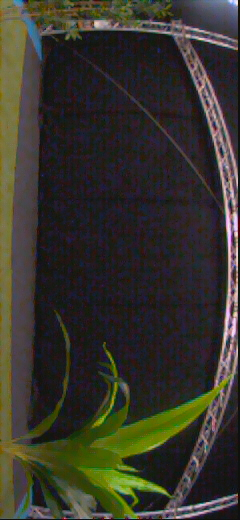
#> input picture DEVELOPMENT/downloads from drone/20260313-100130/131663663.jpg, 240 x 520 px; its folder holds only this picture in this run
$ python using_model.py
#> lines starting #> are read from the running program, lines starting #| are printed output that depends on the picture; after the words box and inside, x2 and y2 are one past the last pixel; in counts of white or black regions, pixels touching at a corner belong together
### DEVELOPMENT/Python/ground detection/colored_blob_separator.py
import numpy as np
import cv2

import solidity_detection as sdd

def isolate_ground_blob(binary_img: np.ndarray, blob_area_threshold=1000):
    """
    Having a mask of black and white pixels, determine all the
    contiguous blobs of white pixels and give each of them a label.
    """

    result = cv2.connectedComponentsWithStats(binary_img.astype(np.uint8), connectivity=8)
    totalLabels, labeled_img, values, _ = result

    # values: rows = 1, 2, 3... for each label
    # row:    [pos left, pos top, box width, box height, area]

    indices = np.asarray(range(totalLabels))
    values = np.block([
        values, indices.reshape([-1, 1])
    ])

    # don't consider the background (index = 0)
    remaining_blob_indices = []
    for blob_label in indices[1:]:

        blob_area       = values[blob_label, 4]
        blob_width      = values[blob_label, 3] # width in an absolute sense, which means
        single_blob_img = labeled_img.copy()

        single_blob_img[single_blob_img != blob_label] = 0

        # filter out blobs smaller than blob_area_threshold pixels
        if blob_area < blob_area_threshold:
            labeled_img[labeled_img == blob_label] = 0
            continue

        # filter out "unsmooth" blobs
        elif not sdd.is_smooth_blob(single_blob_img, blob_area, blob_width):
            labeled_img[labeled_img == blob_label] = 0
            continue

        remaining_blob_indices.append(blob_label)

    # set largest blobs to white (max value)
    labeled_img[labeled_img != 0] = 255

    return labeled_img


def fill_holes(binary_img: np.ndarray):
    """
    Fill spots of zeros inside the binary white ground blob
    """
    # Find all contours (external + holes)
    binary_img = binary_img.astype(np.uint8)
    contours, hierarchy = cv2.findContours(binary_img, cv2.RETR_CCOMP, cv2.CHAIN_APPROX_SIMPLE)

    filled = binary_img.copy()
    if hierarchy is not None:
        for i, h in enumerate(hierarchy[0]):
            # h[3] != -1 means it has a parent → it's a hole (inner contour)
            if h[3] != -1:
                cv2.drawContours(filled, contours, i, 255, thickness=cv2.FILLED)

    return np.asarray(filled)


# [52 lines that do not run on import are left out]

### DEVELOPMENT/Python/ground detection/solidity_detection.py
import numpy as np
import cv2
"""
useless
"""
# [41 lines left out: function is_smooth_blob_old, not called in this run]


def is_smooth_blob(single_blob_mask: np.ndarray,
                                        area: float,
                                        bounding_box_width: int) -> bool:
    """
    Returns True if the blob in the mask is smooth (likely ground),
    False if it is spiky/irregular (likely plant).
    Uses only basic array operations — easy to port to C.

    Args:
        mask: binary image (uint8, 0 or 255) containing *ONE* blob
        area: blob area
        bb_width: bounding box WIDTH (from roof to ground)
        bb_height: bounding box HEIGHT (from left to right)

    NOTE:
        bb width and height are assumed in an absolute sense.
        If the image is rotated, like the ones produced by the Bebop,
        the width and height will be swapped.
    """

    # get a mask to identify the current blob (using the label)
    pixels = (single_blob_mask != 0)

    # pad image by 1 pixel
    padded = np.pad(pixels, 1, mode='constant', constant_values=0)

    perimeter = blob_perimeter(padded_binary_img=padded)

    # compute AVERAGE HEIGHT (per-column) of blob + equivalent rectangle perimeter
    average_height = compute_average_blob_height(area, bounding_box_width)
    equivalent_rectangle_perimeter = 2 * (average_height + bounding_box_width)

    # compute fractal dimension of blob
    fractal_dim = compute_fractal_dimension(padded)

    threshold_perimeter     = 2
    threshold_fractal_dim   = 1.3
    if perimeter / equivalent_rectangle_perimeter < threshold_perimeter \
                                  or fractal_dim < threshold_fractal_dim:
        return True

    return False


def compute_average_blob_height(blob_area: float,
                                bounding_box_width: int):
    """
    Computes the average blob height, considering an image rotated with the groun on the left (-90° rotation).
    Therefore, the blob height corresponds to the column-wise span of the image.
    Moreover, this assumes the image contains ONE single blob.
    """

    # reduce the image size to fit the blob perfectly.
    avg_height = blob_area // bounding_box_width

    return avg_height


def blob_perimeter(padded_binary_img: np.ndarray):#
    """
    Compute perimeter of a binary blob of pixels using vectorized NumPy operations.
    This assumes ONE blob per image.
    """

    perimeter = np.sum(padded_binary_img[:,1:] != padded_binary_img[:,:-1]) + \
                np.sum(padded_binary_img[1:,:] != padded_binary_img[:-1,:])

    return perimeter


# [71 lines left out: functions convex_hull_area_fast, convex_hull_area, not called in this run]


def get_blob_edge(padded_binary_img: np.ndarray):

    edge1 = (padded_binary_img[:,1:] != padded_binary_img[:,:-1])
    edge1 = np.hstack([edge1, np.zeros((edge1.shape[0], 1), dtype=edge1.dtype)])

    edge2 = (padded_binary_img[1:,:] != padded_binary_img[:-1,:])
    edge2 = np.vstack([edge2, np.zeros((1, edge2.shape[1]), dtype=edge2.dtype)])

    return edge1 | edge2


def compute_fractal_dimension(binary_img: np.ndarray):

    # get only the blob's edge pixels
    img = get_blob_edge((binary_img > 0).astype(np.uint8))

    # box sizes as powers of 2
    min_dim = min(img.shape)
    scales  = [2**i for i in range(1, int(np.log2(min_dim)))]

    eps   = []
    boxes = []

    for s in scales:
        # tile the image with boxes of size s×s, count non-empty ones
        trimmed_h = (img.shape[0] // s) * s
        trimmed_w = (img.shape[1] // s) * s
        trimmed   = img[:trimmed_h, :trimmed_w]

        # reshape into s×s blocks and check if any pixel is set
        blocks = trimmed.reshape(trimmed_h // s, s, trimmed_w // s, s)
        count  = np.any(blocks, axis=(1, 3)).sum()

        eps.append(s)
        boxes.append(count)

    eps_axis  = np.log(eps)
    box_axis  = np.log(boxes)

    coeff = np.polyfit(eps_axis, box_axis, 1)
    return -coeff[0]  # slope is negative, so negate to get positive dimension


# [50 lines that do not run on import are left out]

### DEVELOPMENT/Python/ground detection/using_model.py
import cv2
import numpy as np
import os
import matplotlib.pyplot as plt
from scipy.ndimage import median_filter
import random
from glob import glob

def find_ground_boundary(mask_rotated, min_ground_pixels=5, max_gap=10, smooth_kernel=5):
    image_height = mask_rotated.shape[1]
    n_rows = mask_rotated.shape[0]
    boundary_rows = np.full(n_rows, image_height, dtype=int)

    for idx, row in enumerate(mask_rotated):
        green_pos = np.where(row > 0)[0]

        if green_pos.size == 0:
            continue

        ground_valid = np.sum(row[-min_ground_pixels:] > 0) >= min_ground_pixels

        if not ground_valid:
            diffs = np.diff(green_pos)
            runs = np.split(green_pos, np.where(diffs > 1)[0] + 1)
            if max(len(r) for r in runs) < max_gap:
                continue

        gp = green_pos[::-1]

        if gp.size == 1:
            boundary_rows[idx] = gp[0]
            continue

        gaps = -np.diff(gp) - 1
        big_gap_indices = np.where(gaps > max_gap)[0]

        if big_gap_indices.size == 0:
            boundary_rows[idx] = gp[-1]
            continue

        fg = big_gap_indices[0]
        pending_boundary = gp[fg]

        after_gap = gp[fg + 1:]
        if after_gap.size >= max_gap:
            after_gaps = -np.diff(after_gap) - 1
            split_points = np.where(after_gaps > 0)[0]
            runs = np.split(after_gap, split_points + 1)
            if max(len(r) for r in runs) >= max_gap:
                boundary_rows[idx] = gp[-1]
                continue

        boundary_rows[idx] = pending_boundary

    valid_mask = boundary_rows < image_height
    if valid_mask.sum() > smooth_kernel:
        smoothed = median_filter(boundary_rows.astype(float), size=smooth_kernel)
        boundary_rows[valid_mask] = smoothed[valid_mask].astype(int)

    return boundary_rows


# [19 lines left out: function get_obstacle_regions, not called in this run]


def update_and_detect(boundary_row, h, ground_baseline, min_width=20):
    alpha = 0.6
    obstacle_threshold = 50
    NO_GROUND_BASELINE = 220

    valid = boundary_row < h
    no_ground = boundary_row >= h

    if ground_baseline is None:
        baseline = boundary_row.astype(float).copy()
        baseline[no_ground] = NO_GROUND_BASELINE
        return [], baseline

    deviation = boundary_row - ground_baseline
    deviation_obstacle = valid & (deviation > obstacle_threshold)
    no_ground_obstacle = no_ground

    obstacle_mask = deviation_obstacle | no_ground_obstacle
    obstacle_cols = np.where(obstacle_mask)[0]

    obstacle_regions = get_obstacle_regions(obstacle_cols, min_width=min_width)

    no_obstacle_mask = valid & ~deviation_obstacle
    ground_baseline = ground_baseline.copy()
    ground_baseline[no_obstacle_mask] = (
        (1 - alpha) * ground_baseline[no_obstacle_mask]
        + alpha * boundary_row[no_obstacle_mask]
    )

    last_good = NO_GROUND_BASELINE
    for i in range(len(ground_baseline)):
        if no_obstacle_mask[i]:
            last_good = ground_baseline[i]
        else:
            ground_baseline[i] = last_good

    return obstacle_regions, ground_baseline


def is_ground(Y, U, V):
    if U <= 115.50:
        if V <= 145.00:
            if Y <= 85.50:
                if Y <= 78.50:
                    return 0
                else:
                    return 0
            else:
                if U <= 92.50:
                    return 0
                else:
                    return 255
        else:
            if V <= 152.50:
                if Y <= 177.00:
                    return 255
                else:
                    return 0
            else:
                return 0
    else:
        if U <= 121.50:
            if V <= 137.50:
                if Y <= 87.50:
                    return 0
                else:
                    return 255
            else:
                if U <= 116.50:
                    return 0
                else:
                    return 0
        else:
            if U <= 122.50:
                if V <= 126.00:
                    return 0
                else:
                    return 0
            else:
                if Y <= 62.50:
                    return 0
                else:
                    return 0


# [14 lines left out: function is_ground_sim, not called in this run]

vectorized_is_ground = np.vectorize(is_ground) #is_ground or is_ground_sim


def detect_green_ground_hardcoded(image_bgr, threshold, median_ksize=3):
    image_yuv = cv2.cvtColor(image_bgr, cv2.COLOR_BGR2YUV)
    Y_channel, U_channel, V_channel = cv2.split(image_yuv)

    mask = vectorized_is_ground(Y_channel, U_channel, V_channel)
    mask = mask.astype(np.uint8)

    if median_ksize is not None and median_ksize >= 3 and median_ksize % 2 == 1:
        mask = cv2.medianBlur(mask, median_ksize)

    green_pixel_count = cv2.countNonZero(mask)
    total_pixels = image_bgr.shape[0] * image_bgr.shape[1]
    green_fraction = green_pixel_count / total_pixels if total_pixels > 0 else 0.0

    status = "GROUND FOUND" if green_fraction > threshold else "NO GROUND"
    result = cv2.bitwise_and(image_bgr, image_bgr, mask=mask)

    return mask, result, green_fraction, status


# [29 lines left out: function get_obstacle_info, not called in this run]


if __name__ == "__main__":

    import solidity_detection as sdd
    import colored_blob_separator as cds

    cv2.destroyAllWindows()

    #folder_path = "DEVELOPMENT/downloads from drone/20260306-095826/"
    folder_path = "DEVELOPMENT/downloads from drone/20260313-100130/"
    #folder_path = "DEVELOPMENT/downloads from drone/sim_images/"
    all_image_paths = sorted(glob(os.path.join(folder_path, "*.jpg")))
    start_idx = random.randint(0, len(all_image_paths) - 1)
    image_paths = all_image_paths[start_idx:] + all_image_paths[:start_idx]

    oa_color_count_frac = 0.05

    # state initialization
    ground_baseline = None
    obstacle_regions = []

    if len(image_paths) == 0:
        print("No images found in the specified path.")
        exit()

    image_height = np.asarray(cv2.imread(image_paths[0])).shape[1]
#> image_height = 240
    boundary_rows = np.full(image_height, image_height)
#> boundary_rows = 240 values from 240 to 240

    for image_path in image_paths:
        image_bgr = cv2.imread(image_path)
#> image_bgr is the input picture: shape (520, 240, 3); mean B, G, R 44, 52.7, 55.1
        if image_bgr is None:
            print(f"Skipping: {image_path}")
            continue

        image_display = image_bgr.copy()

        # Calls the hardcoded function
        mask, result, actual_frac, status = detect_green_ground_hardcoded(
            image_bgr,
            oa_color_count_frac,
            median_ksize=5
        )
#> in detect_green_ground_hardcoded, `Y_channel, U_channel, V_channel = cv2.split(image_yuv)`:
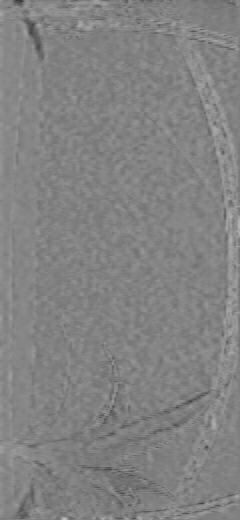
#> V_channel: shape (520, 240); min 54, max 196, mean 130.4
#> in detect_green_ground_hardcoded, `mask = cv2.medianBlur(mask, median_ksize)`:
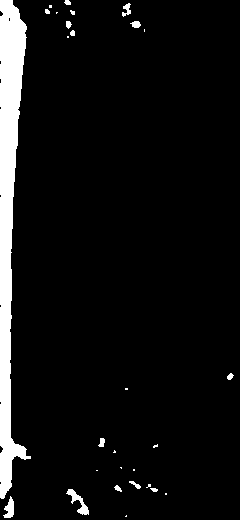
#> mask: shape (520, 240); 6.7% white; 28 white regions (14 under 20 px), largest, box (x1, y1, x2, y2) and area: (0, 0, 31, 499) 7478, (66, 489, 89, 515) 206, (3, 496, 14, 518) 143
#> in detect_green_ground_hardcoded, `green_pixel_count = cv2.countNonZero(mask)`: green_pixel_count = 8316
#> in detect_green_ground_hardcoded, `green_fraction = green_pixel_count / total_pixels if total_pixels > 0 ..`: green_fraction = 0.0666
#> in detect_green_ground_hardcoded, `status = "GROUND FOUND" if green_fraction > threshold else "NO GROUND"`: status = 'GROUND FOUND'
#> actual_frac = 0.0666; status = 'GROUND FOUND'

        initial_mask = mask.copy()

        result[result > 0] = 255
#> result: shape (520, 240, 3); mean B, G, R 16.9, 17, 17

        mask = cds.isolate_ground_blob(binary_img=mask)
#> in isolate_ground_blob, `totalLabels, labeled_img, values, _ = result`: totalLabels = 29; values = 29 rows, first 6: [0, 0, 240, 520, 116484], [0, 0, 31, 499, 7478], [64, 0, 7, 5, 27], [122, 3, 9, 14, 69], [49, 5, 3, 3, 9], [45, 9, 5, 5, 21]
#> in isolate_ground_blob, `values = np.block([ values, indices.reshape([-1, 1]) ])`: values = 29 rows, first 6: [0, 0, 240, 520, 116484, 0], [0, 0, 31, 499, 7478, 1], [64, 0, 7, 5, 27, 2], [122, 3, 9, 14, 69, 3], [49, 5, 3, 3, 9, 4], [45, 9, 5, 5, 21, 5]
#> the loop in isolate_ground_blob, `for blob_label in indices[1:]: ` made 28 passes
#> (blob_area, blob_width) on passes 2, 3, 5, 8, 9, 11, 13, 15: (27, 5), (69, 14), (21, 5), (34, 8), (54, 7), (25, 6), (32, 7), (44, 9)
#> after the loop in isolate_ground_blob, `for blob_label in indices[1:]:`:
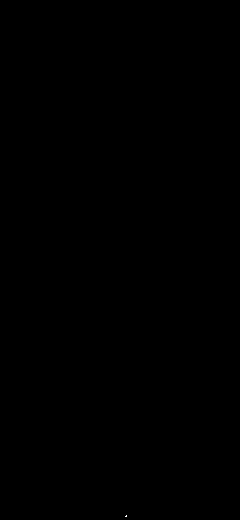
#> single_blob_img: shape (520, 240) int32; values 0 (black) and 28 (white), 0% white in thin lines or dots, all inside (x1, y1, x2, y2) = (125, 515, 127, 517)
#> after the loop in isolate_ground_blob, `for blob_label in indices[1:]:`: remaining_blob_indices = [1]
#> in isolate_ground_blob, `labeled_img[labeled_img != 0] = 255`:
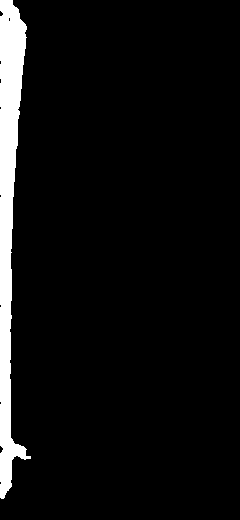
#> labeled_img: shape (520, 240) int32; 6% white; 1 white region, box (x1, y1, x2, y2) and area: (0, 0, 31, 499) 7478
        mask = cds.fill_holes(mask)
#> in fill_holes, `contours, hierarchy = cv2.findContours(binary_img, cv2.RETR_CCOMP, cv2..`: contours = 2 contours, 1 with area under 20; largest, box (x1, y1, x2, y2) and area: (0, 0, 31, 499) 6960
#> the loop in fill_holes, `for i, h in enumerate(hierarchy[0]): # h[3] != -1 means it has a paren..` made 2 passes
#> h on passes 1 to 2: [-1, -1, 1, -1], [-1, -1, -1, 0]

        plant_mask = cv2.subtract(initial_mask, mask)
#> plant_mask: shape (520, 240); 0.67% white; 27 white regions (14 under 20 px), largest, box (x1, y1, x2, y2) and area: (66, 489, 89, 515) 206, (3, 496, 14, 518) 143, (122, 3, 131, 17) 69

        result[..., 0] = mask
        result[..., 1] = mask
        result[..., 2] = mask
#> result: shape (520, 240, 3); 6% white; 1 white region, box (x1, y1, x2, y2) and area: (0, 0, 31, 499) 7481

        print(f"{os.path.basename(image_path)} -> {status} ({actual_frac:.2%})")
#| 131663663.jpg -> GROUND FOUND (6.66%)

        if status == "GROUND FOUND":
            mask_flipped = mask[:, ::-1]
#> mask_flipped: shape (520, 240); 6% white; 1 white region, box (x1, y1, x2, y2) and area: (209, 0, 240, 499) 7481
            boundary_rows = find_ground_boundary(mask_rotated=mask_flipped)
#> the loop in find_ground_boundary, `for idx, row in enumerate(mask_rotated):` made 520 passes
#> (ground_valid, gaps) on passes 1 to 8: (True, [0, 0, 0, 0, 0, 0, 0, 0, 0, 0, 0, 0]), (True, [0, 0, 0, 0, 0, 0, 0, 0, 0, 0, 0, 0]), (True, [0, 0, 0, 0, 0, 0, 0, 0, 0, 0, 0, 0]), (True, [0, 0, 0, 0, 0, 0, 0, 0, 0, 0, 0, 0]), (True, [0, 0, 0, 0, 0, 0, 0, 0, 0, 0, 0, 0]), (True, [0, 0, 0, 0, 0, 0, 0, 0, 0, 0, 0, 0, 0]), (True, [0, 0, 0, 0, 0, 0, 0, 0, 0, 0, 0, 0, 0, 0]), (True, [0, 0, 0, 0, 0, 0, 0, 0, 0, 0, 0, 0, 0, 0, 0, 0])
#> after the loop in find_ground_boundary, `for idx, row in enumerate(mask_rotated):`: boundary_rows = 520 values, max 240 at index 498, min 209 at index 456, mean 225.5
#> in find_ground_boundary, `smoothed = median_filter(boundary_rows.astype(float), size=smooth_kern..`: smoothed has the same summary as boundary_rows
            obstacle_regions, ground_baseline = update_and_detect(boundary_rows, image_height, ground_baseline)
#> in update_and_detect, `baseline = boundary_row.astype(float).copy()`: baseline has the same summary as boundary_rows in find_ground_boundary
#> obstacle_regions = []; ground_baseline = 520 values, max 235 at index 495, min 209 at index 456, mean 224.7

        plant_result = np.zeros_like(image_display)
        plant_result[plant_mask > 0] = [0, 255, 0]
        edges = sdd.get_blob_edge(plant_mask)
        plant_result[edges > 0] = [0, 0, 255]

        image_rot = cv2.rotate(image_display, cv2.ROTATE_90_COUNTERCLOCKWISE)
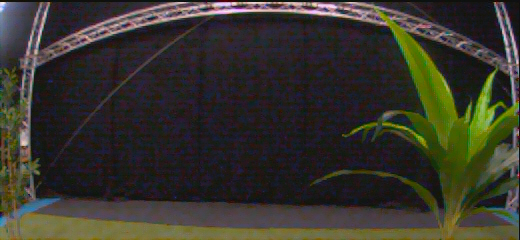
#> image_rot: shape (240, 520, 3); mean B, G, R 44, 52.7, 55.1
        result_rot = cv2.rotate(result, cv2.ROTATE_90_COUNTERCLOCKWISE)
#> result_rot: shape (240, 520, 3); 6% white; 1 white region, box (x1, y1, x2, y2) and area: (0, 209, 499, 240) 7481
        plant_rot  = cv2.rotate(plant_result, cv2.ROTATE_90_COUNTERCLOCKWISE)
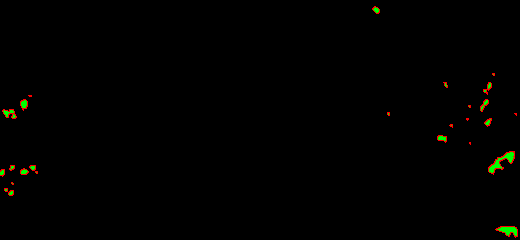
#> plant_rot: shape (240, 520, 3); mean of channels 0, 1, 2 0, 1.1, 1.2; drawn as B, G, R
        combined_view = np.vstack((image_rot, result_rot, plant_rot))

        cv2.putText(combined_view,
                    f"{status} | {actual_frac:.2%}",
                    (20, 40),
                    cv2.FONT_HERSHEY_SIMPLEX,
                    1,
                    (0, 0, 255),
                    2)

        if status == "GROUND FOUND":
            h_rot = image_rot.shape[0]

            if ground_baseline is not None:
                valid_r = np.where(ground_baseline < combined_view.shape[0])[0]
#> valid_r = 520 values from 0 to 519
                if len(valid_r) > 1:
                    pts = np.array([[int(r), int(ground_baseline[r]) + h_rot]
                                    for r in valid_r], dtype=np.int32)
#> pts = 520 pairs, first value 0 to 519, second value 449 to 475
                    cv2.polylines(combined_view, [pts], False, (255, 0, 0), 1)
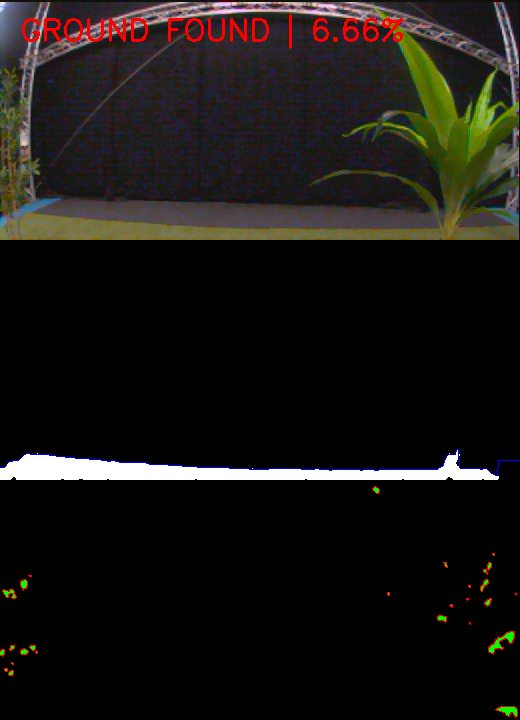
#> combined_view: shape (720, 520, 3); mean B, G, R 19.4, 22.2, 25

            FULL_HEIGHT_BOX = 0
            for (start_col, end_col, width) in obstacle_regions:
                if FULL_HEIGHT_BOX:
                    y_top = 0
                    y_bot = combined_view.shape[0] - h_rot
                else:
                    y_top = int(min(boundary_rows[start_col:end_col+1]))
                    y_bot = int(max(boundary_rows[start_col:end_col+1])) + 15

                cv2.rectangle(combined_view,
                            (start_col, y_top + h_rot),
                            (end_col,   y_bot + h_rot),
                            (0, 0, 255), 2)
                cv2.putText(combined_view, f"w={width}",
                            (start_col, y_top + h_rot - 5),
                            cv2.FONT_HERSHEY_SIMPLEX, 0.4, (0, 0, 255), 1)

                cv2.rectangle(combined_view,
                            (start_col, 0),
                            (end_col,   h_rot - 1),
                            (0, 0, 255), 2)
                cv2.putText(combined_view, f"w={width}",
                            (start_col, 20),
                            cv2.FONT_HERSHEY_SIMPLEX, 0.4, (0, 0, 255), 1)
#> this loop made 0 passes

        cv2.imshow('Original (top) vs Green Mask (bottom)', combined_view)

        key = cv2.waitKey(40)
#> (key q is pressed here)
        if key == ord('q'):
            break

    cv2.destroyAllWindows()
